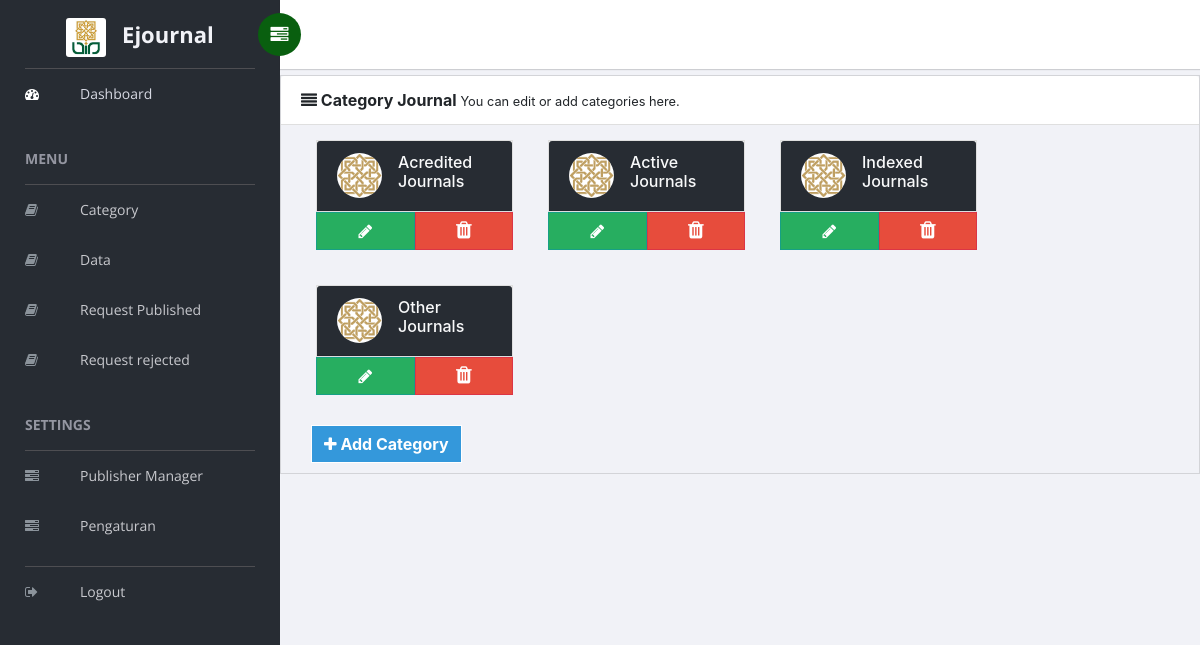
The page /Admin/index.php?page=kategori (signed in) on the database its author committed.
### tables this page shows
CREATE TABLE `kategori` (
  `id_kategori` int(11) NOT NULL,
  `nama_kategori` varchar(50) NOT NULL,
  `deskripsi_kategori` varchar(60) NOT NULL,
  `foto_kategori` varchar(150) NOT NULL,
  `urut` int(5) NOT NULL,
  `color` varchar(12) NOT NULL,
  `icon` varchar(50) NOT NULL
);

### Admin/Kategori_journal.php (the view, shortened to what this page needs)
    <div class="card" style="background-color: #F1F2F7; ">
                                <div class="card-header" style="background-color: white">
                                    <li class="fa fa-align-justify"></li><strong> Category Journal </strong>
                                    <small>
                                        You can edit or add categories here.
                                    </small>
                                </div>
                                <div class="row" style="padding-left: 10px;">
                    <?php
include "../config/config.php";
$catagories = mysqli_query($mysqli, "SELECT * FROM kategori ORDER BY urut ASC");
?>
   <div class="col-md-12 page_list" id="page_list" style="margin: 5px;">
                    <?php
include "../config/config.php";
$catagories = mysqli_query($mysqli, "SELECT * FROM kategori ORDER BY urut ASC");
    foreach ($catagories as $key=>$val)
        {
?>
    <div class="col-md-3" style="margin-top:10px; margin-bottom:25px; margin-left: 5px; cursor: move;" id="<?php echo $val['id_kategori'] ?>">
                        <aside class="profile-nav alt">
                            <section class="card" style="margin-bottom: 0px;">
                                <div class="card-header" style="background-color: #272C33">
                                    <div class="media">
                                        <a href="#">
                                            <img  class="align-self-center rounded-circle mr-3" style="width:45px; height:45px; background-color: white" alt="" src="../assets/img/Kategori/<?php echo $val['foto_kategori']; ?>">
                                        </a>
                                        <div class="media-body">
                                            <h6 class="text-light"> <?php echo $val['nama_kategori'];?></h6>
                                        </div>
                                    </div>
                                </div>
                            </section>
                            <div class="col-md-6" style="padding: 0; float: left;"> <button type="button" style="width: 100%; border-color: #16a085; background-color: #27ae60" class="btn btn-primary" data-toggle="modal" data-target="#mediumModal<?php echo $val['id_kategori'] ?>"><i class="fa fa-pencil"></i></button></div>
                            <div class="col-md-6" style="padding: 0; float: left; font-size: 12px;" ><button  type="button" class="btn btn-danger" style="width: 100%;  background-color:#e74c3c" data-toggle="modal" data-target="#staticModal<?php echo $val['id_kategori'] ?>"><i class="fa fa-trash" style="color:white; font-size: 20px;"></i></button></div>
                        </aside>
                    </div>
   <?php }
   ?>
   </div>
 <div class="modal fade" id="tambah" tabindex="-1" role="dialog" aria-labelledby="mediumModalLabel" aria-hidden="true">
                    <div class="modal-dialog modal-lg" role="document">
                        <div class="modal-content">
                            <form method="POST" enctype="multipart/form-data">
                            <div class="modal-body">
                            <br/>
                            <center>
                            <b/>
                            </center>
                            </div>
                            </form>
                        </div>
                    </div>
                </div>
<div class="col-md-12" style="padding-left: 35px;">
                                    <button type="button" class="btn btn-success" style="float:left; margin-left: 0px; margin-bottom: 10px; background-color: #3498db; border-color:white" data-toggle="modal" data-target="#tambah"><b>
                                    <i class="fa fa-plus"></i>
                                    Add Category</b></button>
                                </div>
</div>
                            </div>

### assets/Admin/scss/style.css (style rules this page uses)
body { background: #f1f2f7; display: table; font-family: 'Open Sans' sans-serif !important; font-size: 16px; width: 100%; }
div[class*="col-"] { float: left; }
a, button { text-decoration: none; outline: none !important; color: #878787; -webkit-transition: all 0.25s ease; -moz-transition: all 0.25s ease; -ms-transition: all 0.25s ease; -o-transition: all 0.25s ease; transition: all 0.25s ease; }
h1, h2, h3, h4, h5, h6 { margin: 0; }
img { max-width: 100%; }
.card { margin-bottom: 1.5rem; border-radius: 0; }
.btn, .button { display: inline-block; font-weight: 400; text-align: center; white-space: nowrap; vertical-align: middle; transition: all .15s ease-in-out; border-radius: 0; cursor: pointer; }

### rows shown on the page
kategori: foto_kategori (picture), nama_kategori "Acredited Journals", $val['id_kategori'] 1 (drawn)
kategori: foto_kategori (picture), nama_kategori "Active Journals", $val['id_kategori'] 10 (drawn)
kategori: foto_kategori (picture), nama_kategori "Indexed Journals"
kategori: foto_kategori (picture), nama_kategori "Other Journals"
